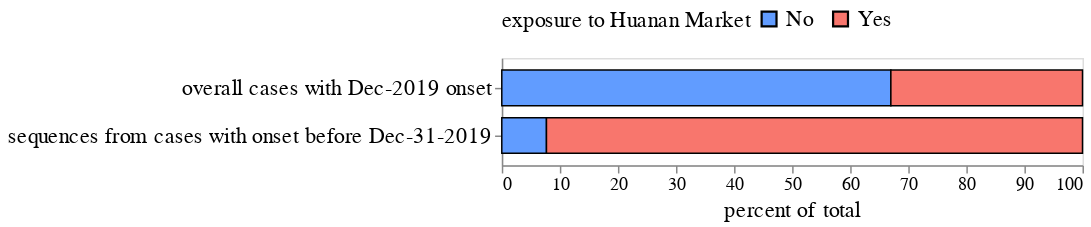

The cell this chart's notebook holds for it:
### Markdown cell above
# Make plot of percentage of sequences versus cases from Huanan Seafood market according to [joint WHO China report](https://www.who.int/publications/i/item/who-convened-global-study-of-origins-of-sars-cov-2-china-part)

### Code cell
import altair as alt

import pandas as pd

df = pd.DataFrame(
    [
        # according to page 76, 12 of 13 pre Dec-31-2019 onset cases from Market
        ("sequences from cases with onset before Dec-31-2019", "No", 1 / 13 * 100),
        ("sequences from cases with onset before Dec-31-2019", "Yes", 12 / 13 * 100),
        # according to page 44 of report, 33% of all cases in Dec 2019 had exposure to Huanan Market
        ("overall cases with Dec-2019 onset", "No", 67),
        ("overall cases with Dec-2019 onset", "Yes", 33),
    ],
    columns=["statistic", "exposure to Huanan Market", "percent of total"],
)

display(df)

chart = (
    alt.Chart(df)
    .encode(
        alt.X("percent of total", axis=alt.Axis(titleFontSize=15, titleFontWeight="normal", labelFontSize=12)),
        alt.Y("statistic", title=None, axis=alt.Axis(labelLimit=500, labelFontSize=15), scale=alt.Scale(padding=0.25)),
        alt.Color(
            "exposure to Huanan Market",
            legend=alt.Legend(orient="top", titleLimit=500, labelFontSize=15, titleFontSize=15, titleFontWeight="normal", titleOrient="left"),
            scale=alt.Scale(range=["#619cff", "#f8766d"]),
        ),
    )
    .mark_bar(stroke="black")
    .configure_axis(grid=False)
    .properties(height=alt.Step(32), width=390)
)

chart.save("WHO_case_vs_sequence_plot.png", ppi=350)
chart.save("WHO_case_vs_sequence_plot.svg")

chart

### Figure 1 — Vega-Lite specification as saved in the notebook (floating-point values rounded to 4 significant figures)
{"config": {"view": {"continuousWidth": 300, "continuousHeight": 300}, "axis": {"grid": false}}, "data": {"name": "data-bc8b0e8eeebf2c79c6621ba60950e3d2"}, "mark": {"type": "bar", "stroke": "black"}, "encoding": {"color": {"field": "exposure to Huanan Market", "legend": {"labelFontSize": 15, "orient": "top", "titleFontSize": 15, "titleFontWeight": "normal", "titleLimit": 500, "titleOrient": "left"}, "scale": {"range": ["#619cff", "#f8766d"]}, "type": "nominal"}, "x": {"axis": {"labelFontSize": 12, "titleFontSize": 15, "titleFontWeight": "normal"}, "field": "percent of total", "type": "quantitative"}, "y": {"axis": {"labelFontSize": 15, "labelLimit": 500}, "field": "statistic", "scale": {"padding": 0.25}, "title": null, "type": "nominal"}}, "height": {"step": 32}, "width": 390, "$schema": "https://vega.github.io/schema/vega-lite/v5.20.1.json", "datasets": {"data-bc8b0e8eeebf2c79c6621ba60950e3d2": [{"statistic": "sequences from cases with onset before Dec-31-2019", "exposure to Huanan Market": "No", "percent of total": 7.692}, {"statistic": "sequences from cases with onset before Dec-31-2019", "exposure to Huanan Market": "Yes", "percent of total": 92.31}, {"statistic": "overall cases with Dec-2019 onset", "exposure to Huanan Market": "No", "percent of total": 67.0}, {"statistic": "overall cases with Dec-2019 onset", "exposure to Huanan Market": "Yes", "percent of total": 33.0}]}}
